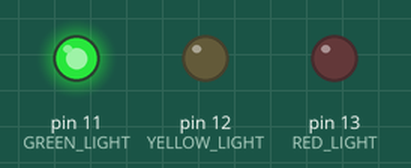
Recording of a sketch running on a simulated Arduino Uno, built with avr-gcc and run on an emulated ATmega328P. Parts: output pins drawn as LEDs (lit = HIGH).

Above: at 2.5 s.
At 6.0 s:
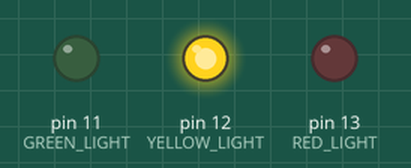
At 9.5 s:
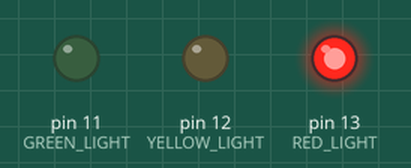
Timing chart, 0 to 15.6 s (numbered marks = the images above):
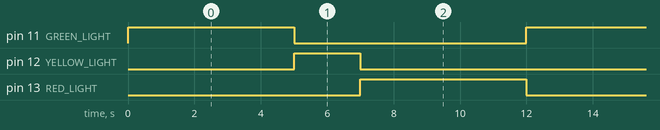

Measured:
- by itself, pin 11 (GREEN_LIGHT), pin 13 (RED_LIGHT): alternates HIGH for 5.0 s and LOW for 7.0 s
- by itself, pin 12 (YELLOW_LIGHT): alternates HIGH for 2.0 s and LOW for 10.0 s
- by itself, everything shown: repeats every 12.0 s, in 4 steps

The sketch:

LAMPU_MERAH.ino
```cpp
#define RED_LIGHT 13
#define YELLOW_LIGHT 12
#define GREEN_LIGHT 11

void setup() {
  pinMode(RED_LIGHT, OUTPUT);
  pinMode(YELLOW_LIGHT, OUTPUT);
  pinMode(GREEN_LIGHT, OUTPUT);
}

void loop() {
  // Lampu hijau menyala (jalan)
  digitalWrite(GREEN_LIGHT, HIGH);
  delay(5000); // Menyala selama 5 detik
  digitalWrite(GREEN_LIGHT, LOW);

  // Lampu kuning menyala (hati-hati)
  digitalWrite(YELLOW_LIGHT, HIGH);
  delay(2000); // Menyala selama 2 detik
  digitalWrite(YELLOW_LIGHT, LOW);

  // Lampu merah menyala (berhenti)
  digitalWrite(RED_LIGHT, HIGH);
  delay(5000); // Menyala selama 5 detik
  digitalWrite(RED_LIGHT, LOW);
}
```
